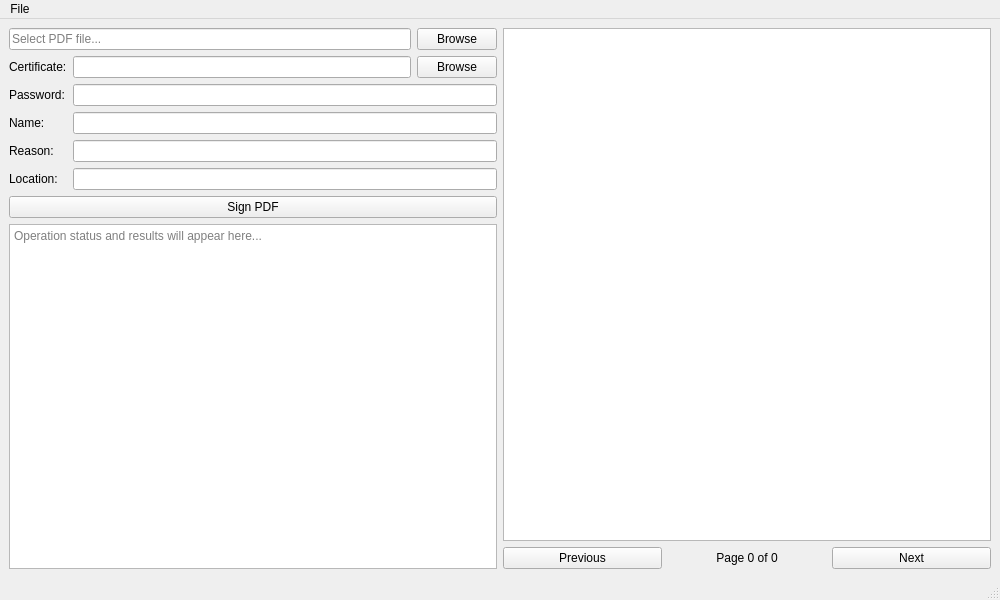
<?xml version='1.0' encoding='utf-8'?>
<ui version="4.0">
 <class>MainWindow</class>
 <widget class="QMainWindow" name="MainWindow">
  <property name="geometry">
   <rect>
    <x>0</x>
    <y>0</y>
    <width>1000</width>
    <height>600</height>
   </rect>
  </property>
  <property name="windowTitle">
   <string>PDF Signer</string>
  </property>
  <widget class="QWidget" name="centralwidget">
   <layout class="QHBoxLayout" name="horizontalLayout_3">
    <item>
     <layout class="QVBoxLayout" name="leftLayout">
      <item>
       <layout class="QHBoxLayout" name="horizontalLayout">
        <item>
         <widget class="QLineEdit" name="inputFileEdit">
          <property name="placeholderText">
           <string>Select PDF file...</string>
          </property>
          <property name="readOnly">
           <bool>true</bool>
          </property>
          <property name="rfuLocale_setPlaceholderText" stdset="0">
           <string notr="true">Legacy.s8d08651f36c55396</string>
          </property>
         </widget>
        </item>
        <item>
         <widget class="QPushButton" name="browseButton">
          <property name="text">
           <string>Browse</string>
          </property>
          <property name="rfuLocale_setText" stdset="0">
           <string notr="true">Legacy.s3227aa9666253f7a</string>
          </property>
         </widget>
        </item>
       </layout>
      </item>
      <item>
       <layout class="QFormLayout" name="formLayout">
        <item row="0" column="0">
         <widget class="QLabel" name="certificateLabel">
          <property name="text">
           <string>Certificate:</string>
          </property>
          <property name="rfuLocale_setText" stdset="0">
           <string notr="true">Legacy.sac38990ee9fae3f8</string>
          </property>
         </widget>
        </item>
        <item row="0" column="1">
         <layout class="QHBoxLayout" name="horizontalLayout_2">
          <item>
           <widget class="QLineEdit" name="certificateEdit">
            <property name="readOnly">
             <bool>true</bool>
            </property>
           </widget>
          </item>
          <item>
           <widget class="QPushButton" name="browseCertButton">
            <property name="text">
             <string>Browse</string>
            </property>
            <property name="rfuLocale_setText" stdset="0">
             <string notr="true">Legacy.s3227aa9666253f7a</string>
            </property>
           </widget>
          </item>
         </layout>
        </item>
        <item row="1" column="0">
         <widget class="QLabel" name="passLabel">
          <property name="text">
           <string>Password:</string>
          </property>
          <property name="rfuLocale_setText" stdset="0">
           <string notr="true">Legacy.s569b2482a687d9aa</string>
          </property>
         </widget>
        </item>
        <item row="1" column="1">
         <widget class="QLineEdit" name="passEdit">
          <property name="echoMode">
           <enum>QLineEdit::Password</enum>
          </property>
         </widget>
        </item>
        <item row="2" column="0">
         <widget class="QLabel" name="nameLabel">
          <property name="text">
           <string>Name:</string>
          </property>
          <property name="rfuLocale_setText" stdset="0">
           <string notr="true">Legacy.s2683cad48a14dc3f</string>
          </property>
         </widget>
        </item>
        <item row="2" column="1">
         <widget class="QLineEdit" name="nameEdit">
         </widget>
        </item>
        <item row="3" column="0">
         <widget class="QLabel" name="reasonLabel">
          <property name="text">
           <string>Reason:</string>
          </property>
          <property name="rfuLocale_setText" stdset="0">
           <string notr="true">Legacy.s3425d10869214ddf</string>
          </property>
         </widget>
        </item>
        <item row="3" column="1">
         <widget class="QLineEdit" name="reasonEdit">
         </widget>
        </item>
        <item row="4" column="0">
         <widget class="QLabel" name="locationLabel">
          <property name="text">
           <string>Location:</string>
          </property>
          <property name="rfuLocale_setText" stdset="0">
           <string notr="true">Legacy.sbbdffe25dc7d80cf</string>
          </property>
         </widget>
        </item>
        <item row="4" column="1">
         <widget class="QLineEdit" name="locationEdit">
         </widget>
        </item>
       </layout>
      </item>
      <item>
       <widget class="QPushButton" name="signButton">
        <property name="text">
         <string>Sign PDF</string>
        </property>
        <property name="rfuLocale_setText" stdset="0">
         <string notr="true">Legacy.s1bf93e215df92dc1</string>
        </property>
       </widget>
      </item>
      <item>
       <widget class="QTextEdit" name="outputText">
        <property name="readOnly">
         <bool>true</bool>
        </property>
        <property name="placeholderText">
         <string>Operation status and results will appear here...</string>
        </property>
        <property name="rfuLocale_setPlaceholderText" stdset="0">
         <string notr="true">Legacy.s3a170a5c58931df1</string>
        </property>
       </widget>
      </item>
     </layout>
    </item>
    <item>
     <layout class="QVBoxLayout" name="rightLayout">
      <item>
       <widget class="QGraphicsView" name="previewView">
        <property name="sizePolicy">
         <sizepolicy hsizetype="Expanding" vsizetype="Expanding">
          <horstretch>1</horstretch>
          <verstretch>0</verstretch>
         </sizepolicy>
        </property>
       </widget>
      </item>
      <item>
       <layout class="QHBoxLayout" name="navigationLayout">
        <item>
         <widget class="QPushButton" name="prevButton">
          <property name="text">
           <string>Previous</string>
          </property>
          <property name="rfuLocale_setText" stdset="0">
           <string notr="true">Legacy.sa57b08a480b822a0</string>
          </property>
         </widget>
        </item>
        <item>
         <widget class="QLabel" name="pageLabel">
          <property name="text">
           <string>Page 0 of 0</string>
          </property>
          <property name="alignment">
           <set>Qt::AlignCenter</set>
          </property>
          <property name="rfuLocale_setText" stdset="0">
           <string notr="true">Legacy.s3471f557170a112d</string>
          </property>
         </widget>
        </item>
        <item>
         <widget class="QPushButton" name="nextButton">
          <property name="text">
           <string>Next</string>
          </property>
          <property name="rfuLocale_setText" stdset="0">
           <string notr="true">Legacy.s1ff57a29d7c9d11b</string>
          </property>
         </widget>
        </item>
       </layout>
      </item>
     </layout>
    </item>
   </layout>
  </widget>
  <widget class="QMenuBar" name="menubar">
   <property name="geometry">
    <rect>
     <x>0</x>
     <y>0</y>
     <width>1000</width>
     <height>27</height>
    </rect>
   </property>
   <widget class="QMenu" name="menuFile">
    <property name="title">
     <string>File</string>
    </property>
    <addaction name="actionExit" />
    <property name="rfuLocale_setTitle" stdset="0">
     <string notr="true">Legacy.s50009ce1da4d15e1</string>
    </property>
   </widget>
   <addaction name="menuFile" />
  </widget>
  <widget class="QStatusBar" name="statusbar" />
  <action name="actionExit">
   <property name="text">
    <string>Exit</string>
   </property>
   <property name="shortcut">
    <string>Ctrl+Q</string>
   </property>
   <property name="rfuLocale_setText" stdset="0">
    <string notr="true">Legacy.sd17d84a604994b72</string>
   </property>
  </action>
  <property name="rfuLocale_setWindowTitle" stdset="0">
   <string notr="true">Legacy.s86917cd04a719c51</string>
  </property>
 </widget>
 <resources />
 <connections />
</ui>
